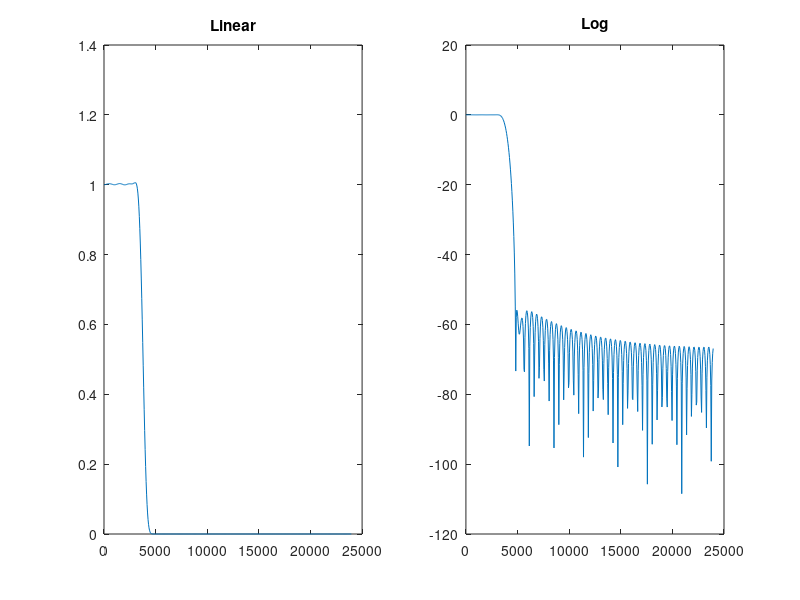

Here is the MATLAB script that generated this plot:
close all 
clear 

addpath("all_files");
load("speechdata.mat");

% sound(data, fs);

cutoff=4000;
b=fir1(100,cutoff/fs*2);
[H,w]=freqz(b);

figure();
subplot(121);
plot(w/2/pi*fs,abs(H).^2)
title("Linear")
subplot(122);
plot(w/2/pi*fs,20*log10(abs(H)))
title("Log")

datafilt=filter(b,1,data);
% sound(datafilt, fs);

b=fir1(100,4000/fs*2,"high");
sound(b, fs); % can not hear anything...

% Q9
% cutoff = result
% 2000 = sound like talking from a box
% 3500 = pretty good 
% 4000 = still small trace of high freq sound 
% 8000 = high freq sound is there